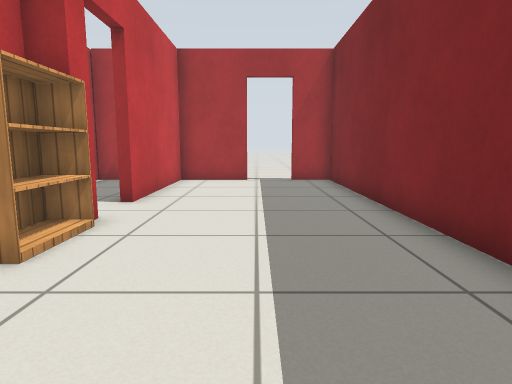
View 1 (above)

12 first-person views from a walk through a world built for the Gazebo simulator. The camera is 0.69 m above the floor, tilts 8° down and sees 75° across. The floor is counted in squares, 0.5 m on a side. Each view is taken from the middle of a square. On the plan, view 1 faces up. The plan holds only what a view shows up to about 15 squares ahead; the rest is blank. The robots in the file are not drawn. Simple patterns stand in for the simulator's built-in surfaces.

View 2
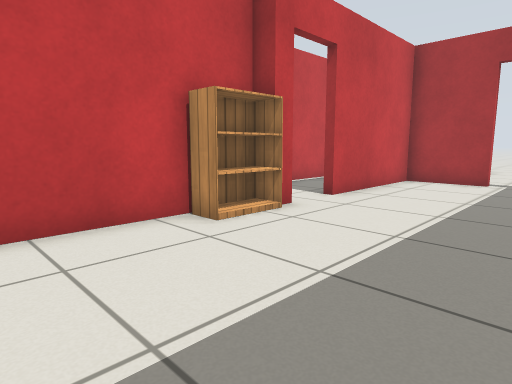

View 3
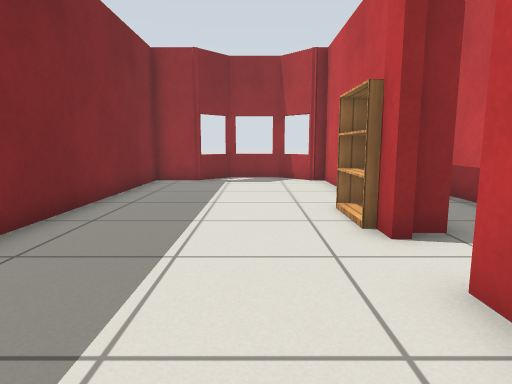

View 4
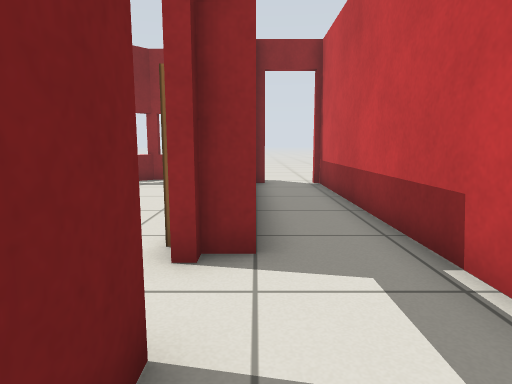

View 5
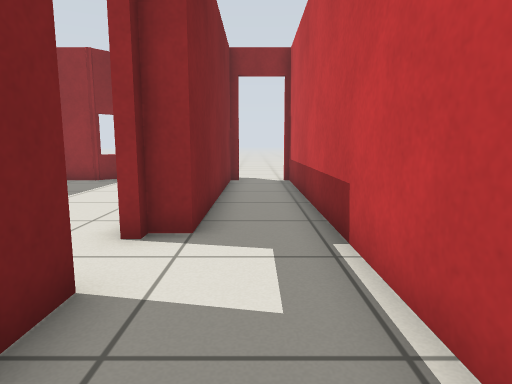

View 6
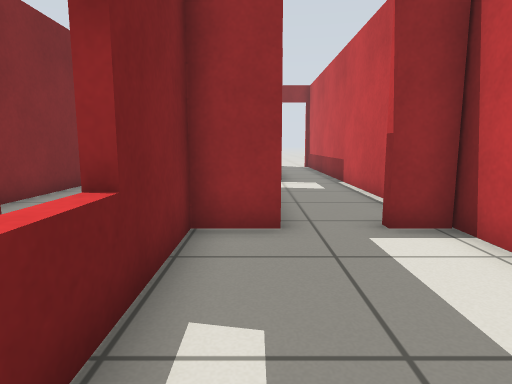

View 7
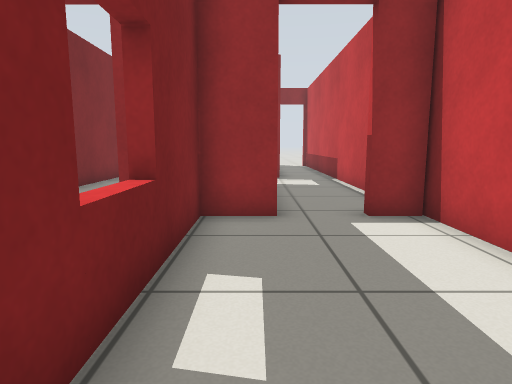

View 8
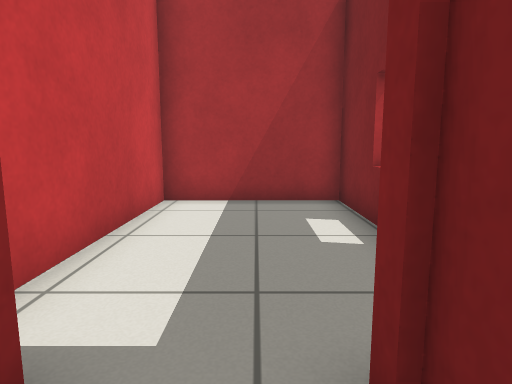

View 9
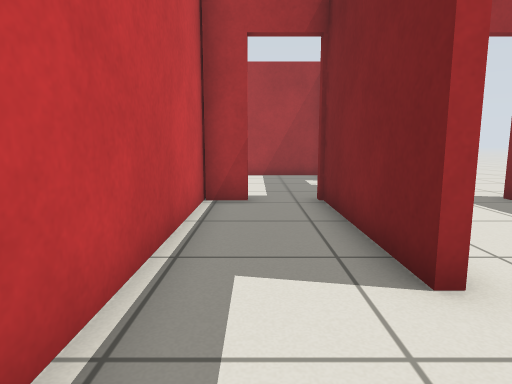

View 10
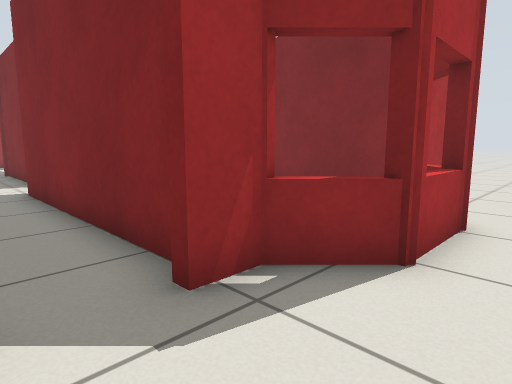

View 11
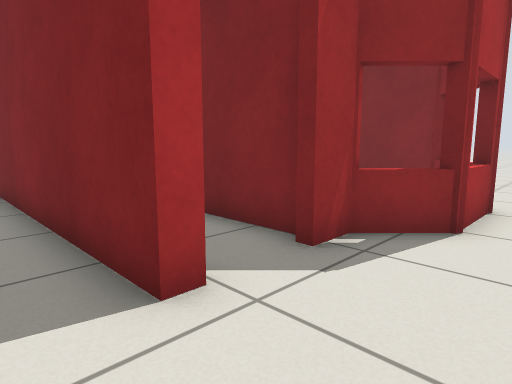

View 12
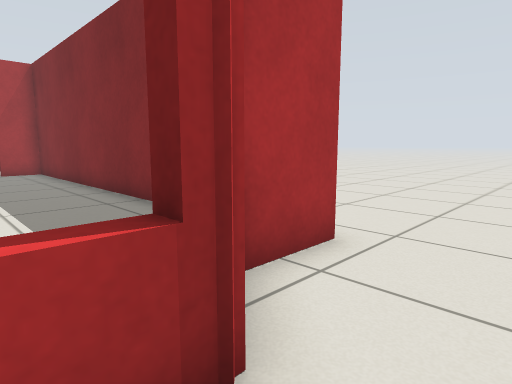

### Floor plan
Ten units are one square. View 1 is at (0, 0); x grows to the right and y downward. Boxes are objects, and circles mark ways between rooms. Rooms are numbered by the first view taken in them; rooms with no view inside come last. Other rooms are left out.
<svg viewBox="-85 -208 130 253">
<path fill="none" stroke="#000" d="M-30 -62 -30 -56 -37 -56 -37 21 -32 21 -20 33 4 33M-3 -133 -30 -133 -30 -80M0 34 13 21 29 21 29 -133 14 -133M-33 -80 -33 -136M-51 -133 -64 -133M-40 21 -40 -59 -33 -59M-63 -141 -63 21M-64 -136 -51 -136M-33 -136 -19 -136 -19 -203 -63 -203 -63 -141M4 36 -21 36 -33 24 -43 24M-61 24 -66 24M33 24 14 24"/>
<rect x="-35" y="-55" width="10" height="20" fill="#bbb"><title>bookshelf</title></rect>
<circle cx="-30" cy="-75" r="3" fill="#2a7"/>
<circle cx="-43" cy="-133" r="3" fill="#2a7"/>
<circle cx="-55" cy="20" r="3" fill="#2a7"/>
<text x="0" y="-50">1</text>
<text x="-50" y="-60">2</text>
<text x="-50" y="-180">3</text>
<text x="-20" y="40">4</text>
</svg>
Room 1 opens to room 2. Room 2 opens to room 3. Room 2 opens to room 4.

Where each view was taken, in squares from view 1:
view 1: 0 up, 0 right, facing up
view 2: 0 up, 2 right, facing up-left
view 3: 11 up, 1 left, facing down
view 4: 10 up, 4 left, facing down
view 5: 11 up, 5 left, facing down
view 6: 19 up, 3 left, facing down
view 7: 20 up, 3 left, facing down
view 8: 12 up, 4 left, facing up
view 9: 5 up, 5 left, facing up
view 10: 5 down, 6 left, facing up-right
view 11: 5 down, 8 left, facing up-right
view 12: 5 down, 1 left, facing up-right
